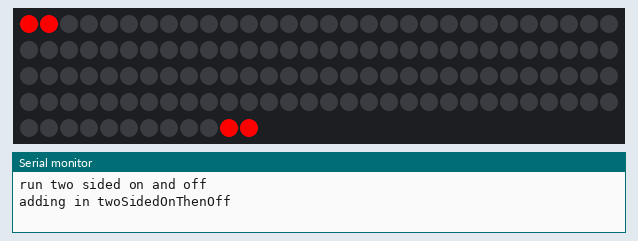
Bench run of a sketch on a simulated Arduino Uno, built with avr-gcc and run on an emulated ATmega328P. Shown: 132 RGB LEDs in strip order, left to right, continuing on the next row, the last lines printed to the serial monitor. Dim RGB values are drawn brighter than linear.

Above: at 13.4 s.
At 20.8 s:
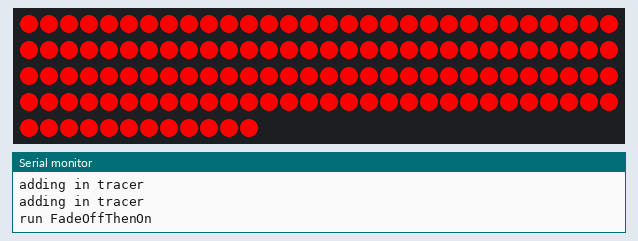
At 27.0 s:
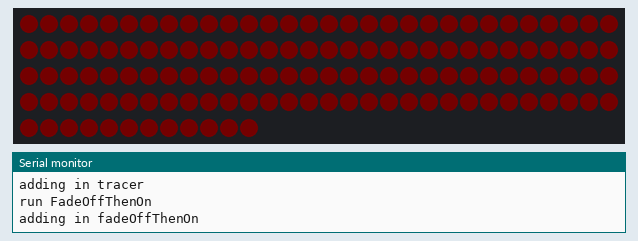

Measured:
- what the display in image 1 shows lasts 2.4 s, from 20.7 s to 23.1 s

The sketch:

AdamPontiacSign.ino
```cpp
#include <FastLED.h>
#include "Chaser.h"
#include "Tracer.h"
#include "TwoSidedOnAndOff.h"
#include "ChaserUsingSawTooth.h"
#include "FadeOffThenOn.h"

// number of lights
// 32 lights across the top plus the 2 frame holding pieces
// 100 for the entire V

#define NUM_LEDS 132
#define DATA_PIN 2
CRGB leds[NUM_LEDS];
uint8_t MAX_BRIGHTNESS = 255;
uint8_t ANIMATION_REPEATS = 2;

bool isRunning = false;
uint8_t functionRunCounter = 0;
CHSV redColor = CHSV(0, 255, 255); // bright red

void setup() {
  FastLED.addLeds<WS2812B, DATA_PIN, GRB>(leds, NUM_LEDS);
  Serial.begin(9600);
  FastLED.setBrightness(MAX_BRIGHTNESS);
//  FastLED.setBrightness(40);
  fill_solid(leds, 20, CRGB::Black);
  FastLED.show();
}

void loop() {
  switch (functionRunCounter) {
    case 0:
      runTwoSidedOnAndOff(ANIMATION_REPEATS);
      break;
    case 1:
      runTracer(ANIMATION_REPEATS);
      break;
    case 2:
      runFadeOffThenOn(ANIMATION_REPEATS, 1000);
      break;
    case 3:
      runChaserUsingSawTooth(ANIMATION_REPEATS);
      break;
    case 4:
      runChaser(ANIMATION_REPEATS);
      break;
    default:
      runFadeOffThenOn(1, 20000);
      break;
  }
}

void finishedPattern() {
  fill_solid(leds, NUM_LEDS, CRGB::Black); //set all ledStrip to black once we get to the end
  FastLED.show();
  nextPattern();
}

void nextPattern() {
  isRunning = false;
  uint8_t numAnimations = 6;
  functionRunCounter = functionRunCounter+1;
  if(functionRunCounter >= numAnimations) {
    functionRunCounter = 0;
    Serial.print("---------Reset--------\n");
  }
}

void runTwoSidedOnAndOff(uint8_t numRuns) {
  Serial.print("run two sided on and off");
  Serial.print("\n");
  isRunning = true;
  TwoSidedOnAndOff twoSidedOnAndOff = TwoSidedOnAndOff(NUM_LEDS, numRuns, finishedPattern);
  while(isRunning) twoSidedOnAndOff.runPattern(leds, redColor);
}

void runTracer(uint8_t numRuns) {
  Serial.print("run tracer");
  Serial.print("\n");
  isRunning = true;
  Tracer tracer = Tracer(NUM_LEDS, numRuns, finishedPattern);
  while(isRunning) tracer.runPattern(leds, redColor);
}

void runChaser(uint8_t numRuns) {
  Serial.print("run chaser");
  Serial.print("\n");
  isRunning = true;
  Chaser chaser = Chaser(NUM_LEDS, numRuns, finishedPattern);
  while(isRunning) chaser.runPattern(leds, redColor);
}

void runChaserUsingSawTooth(uint8_t numRuns) {
  Serial.print("run ChaserUsingSawTooth");
  Serial.print("\n");
  isRunning = true;
  ChaserUsingSawTooth chaser = ChaserUsingSawTooth(NUM_LEDS, numRuns, finishedPattern);
  while(isRunning) chaser.runPattern(leds, redColor);
}

void runFadeOffThenOn(uint8_t numRuns, unsigned long stayOnDelay) {
  Serial.print("run FadeOffThenOn");
  Serial.print("\n");
  isRunning = true;
  FadeOffThenOn fader = FadeOffThenOn(NUM_LEDS, numRuns, MAX_BRIGHTNESS, stayOnDelay, finishedPattern);
  while(isRunning) fader.runPattern(leds, redColor);
}
```

Chaser.h
```cpp
#include "Arduino.h"

class Chaser {
  public:
    Chaser(
      int numLedsInput,
      uint8_t numRunsInput,
      void (*finishedCallBack)())
    {
      numLeds = numLedsInput;
      numRuns = numRunsInput;
      finishedPatternCB = finishedCallBack;
    };

    void runPattern(CRGB ledStrip[], CHSV ledColor) {
      // this function will light up all leds one at a time from the start to the end
      // then on the way back it will turn each led off one at a time to the start
      CRGB color = ledColor;
      // need to turn on the first led otherwise it's always off
      ledStrip[0] = color;

      EVERY_N_MILLISECONDS(25) {
        if (lightCounter >= numLeds) {
          upDown = false;
        }
        if (lightCounter == 0) {
          upDown = true;
          runCounter++;
          Serial.print("adding in chaser");
          Serial.print("\n");
        }

        if (upDown) {
          lightCounter++;
          color = ledColor;
        } else {
          lightCounter--;
          color = CRGB::Black;
        }

        ledStrip[lightCounter] = color;
        FastLED.show();
      }

      if (runCounter >= numRuns+1) {
        finishedPatternCB();
      }
    }

  private:
    void (*finishedPatternCB)();

    uint8_t numRuns;
    bool upDown = true;
    int numLeds;
    int lightCounter = 0;
    uint8_t runCounter = 0;
};
```

ChaserUsingSawTooth.h
```cpp
#include "Arduino.h"

class ChaserUsingSawTooth {
  public:
    ChaserUsingSawTooth(
      int numLedsInput,
      uint8_t numRunsInput,
      void (*finishedCallBack)())
    {
      numLeds = numLedsInput;
      numRuns = numRunsInput;
      finishedPatternCB = finishedCallBack;
    };

    void runPattern(CRGB ledStrip[], CHSV color) {
      // this one kicks off the same sawtooth wave 9 times, just offset by a certain amount
      // of time so they look like they are chasing eachother and as if it goes on forever
      // the number of chaserCount, the second param passed into the beat8 function and
      // the fadeToBlackBy number determine how they work together
      // period of wave 60/bpm *1000
      // so if you have 10 bpm you get 6000ms which means it takes 6sec for the wave to reach the end
      // of the strip

      uint8_t fadeToBlackSpeed = 45;
      for (uint8_t chaserCount = 0; chaserCount < 12; chaserCount++) {
        uint8_t pos = map(beat8(waveSpeedBPM, chaserCount*330), 0, 255, 0, numLeds -1);
        ledStrip[pos] = color;
      }

      fadeToBlackBy(ledStrip, numLeds, fadeToBlackSpeed);
      FastLED.show();

      int timeForOneFullWave = (60/waveSpeedBPM)*1000;
      EVERY_N_MILLISECONDS(timeForOneFullWave*2) {
        runCounter++;
        Serial.print("adding in chaserUsingSawTooth");
        Serial.print("\n");
        if (runCounter == numRuns) {
          finishedPatternCB();
        }
      }
    }

  private:
    void (*finishedPatternCB)();

    uint8_t numRuns;
    uint8_t waveSpeedBPM = 15;
    int numLeds;
    uint8_t runCounter = 0;
};
```

FadeOffThenOn.h
```cpp
#include "Arduino.h"

//bugs:
// can I use fadeToBlackBy here instead of the brightness down?
// the brightness down gets fidgety at the end

class FadeOffThenOn {
  public:
    FadeOffThenOn(
      int numLedsInput,
      uint8_t numRunsInput,
      uint8_t maxBrightnessInput,
      unsigned long stayOnTimeInput,
      void (*finishedCallBack)()) {
      numLeds = numLedsInput;
      maxBrightness = maxBrightnessInput;
      stayOnTime = stayOnTimeInput;
      numRuns = numRunsInput;
      finishedPatternCB = finishedCallBack;

      previousMillis = 0;
    };

    void runPattern(CRGB ledStrip[], CHSV color) {
      unsigned long currentMillis = millis();
      CHSV currentColor = CHSV(color.hue, color.saturation, brightness);

      fill_solid(ledStrip, numLeds, currentColor);

      EVERY_N_MILLISECONDS(15) {
        if (upDown){
          brightness++;
        } else {
          brightness--;
        }
        if (brightness >= maxBrightness-1){
          brightness = maxBrightness-1;
          if (stayOnTime > 0) {
            if (previousMillis == 0) {
              previousMillis = currentMillis;
            }
            if (currentMillis - previousMillis >= stayOnTime){
              upDown = false;
              previousMillis = 0;
            }
          } else {
            upDown = false;
          }
        }
        if (brightness < 1) {
          upDown = true;
          runCounter++;
          Serial.print("adding in fadeOffThenOn");
          Serial.print("\n");
          if (runCounter == numRuns) {
            finishedPatternCB();
          }
        }
      }

      FastLED.show();
    }

  private:
    void (*finishedPatternCB)();

    uint8_t numRuns;
    uint8_t maxBrightness;
    unsigned long stayOnTime = 0;
    unsigned long previousMillis;
    bool upDown = true;
    int numLeds;
    uint8_t runCounter = 0;
    uint8_t brightness = 0;
};
```

Tracer.h
```cpp
#include "Arduino.h"

class Tracer {
  public:
    Tracer(
      int numLedsInput,
      uint8_t numRunsInput,
      void (*finishedCallBack)())
    {
      numLeds = numLedsInput;
      numRuns = numRunsInput;
      finishedPatternCB = finishedCallBack;
    };

    void runPattern(CRGB ledStrip[], CHSV color) {
      // this one uses a wave where it goes from the start to the end of the strip
      // then back the opposite direction but has a nice tail and fade out effect
      EVERY_N_MILLISECONDS(7) {
        if (upDown) {
          lightCounter++;
        } else {
          lightCounter--;
        }

        if (lightCounter >= numLeds) {
          upDown = false;
          runCounter++;
          Serial.print("adding in tracer");
          Serial.print("\n");
        }
        if (lightCounter <= 0) {
          upDown = true;
          runCounter++;
          Serial.print("adding in tracer");
          Serial.print("\n");
        }
      }

      if (runCounter == numRuns*2) {
        finishedPatternCB();
      }

      ledStrip[lightCounter] = color;
      fadeToBlackBy(ledStrip, numLeds, 20);
      FastLED.show();
    }

  private:
    void (*finishedPatternCB)();

    boolean upDown = true;
    uint8_t numRuns;
    int lightCounter = 0;
    int numLeds;
    uint8_t runCounter = 0;
};
```

TwoSidedOnAndOff.h
```cpp
#include "Arduino.h"

class TwoSidedOnAndOff {
  public:
    TwoSidedOnAndOff(
      int numLedsInput,
      uint8_t numRunsInput,
      void (*finishedCallBack)())
    {
      numLeds = numLedsInput;
      numRuns = numRunsInput;
      finishedPatternCB = finishedCallBack;
    };

    void runPattern(CRGB ledStrip[], CHSV color) {
      CHSV currentColor = color;
      EVERY_N_MILLISECONDS(50) {
        if (brightness == 0) {
          fill_solid(ledStrip, numLeds, blackColor);
          FastLED.show();
        }
        if (upDown){
          currentColor = color;
          ledStrip[brightness] = currentColor;
          ledStrip[numLeds - brightness -1] = currentColor;
          brightness++;
        } else {
          currentColor = blackColor;
          ledStrip[brightness] = currentColor;
          ledStrip[numLeds - brightness -1] = currentColor;
          brightness--;
        }
        if (brightness > numLeds/2){
          upDown = false;
        }
        if (brightness < 1) {
          upDown = true;
          runCounter++;   //increment functionRunCounter everytime we make it through one full cycle
          Serial.print("adding in twoSidedOnThenOff");
          Serial.print("\n");
          if (runCounter == numRuns) {
            finishedPatternCB();
          }
        }
        FastLED.show();
      }
    }

  private:
    void (*finishedPatternCB)();

    uint8_t numRuns;
    int numLeds;
    uint8_t runCounter = 0;
    bool upDown = true;
    uint8_t brightness = 0;
    CHSV blackColor = CHSV(0, 0, 0);
};
```
